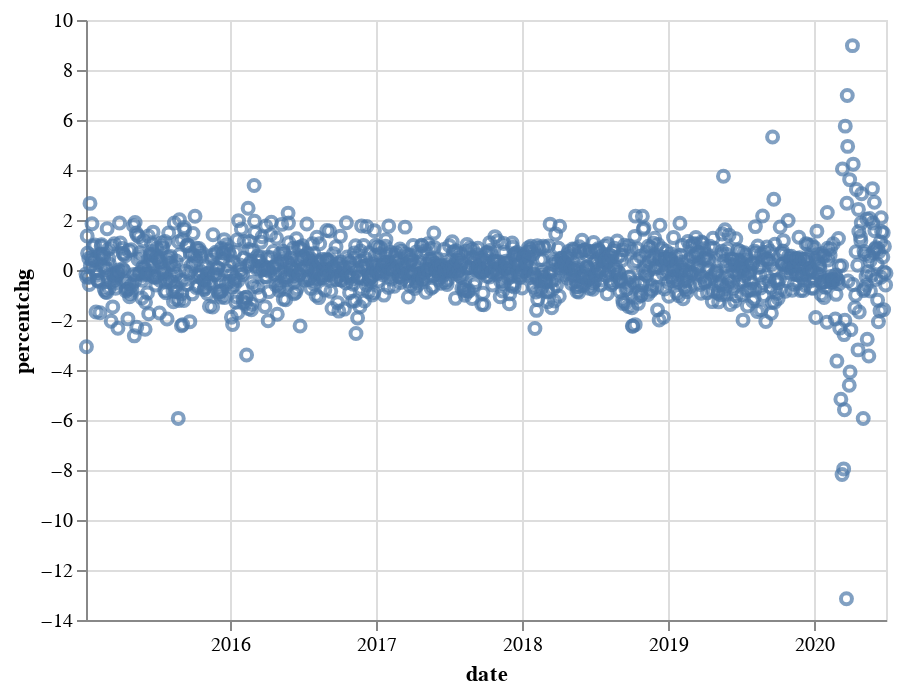

The code cell stored with this chart in its notebook:
### Code cell
alt.Chart(altdata_closepercentchg10).mark_point().encode(
    x='date',
    y='percentchg'
)

### Figure 1 — Vega-Lite specification as saved in the notebook (floating-point values rounded to 4 significant figures; data arrays with more than 128 entries replaced by an {"elided": "..."} marker saying what was removed)
{"config": {"view": {"continuousWidth": 400, "continuousHeight": 300}}, "data": {"name": "data-7427ade2d38668ebc7900f48ae92bfc2"}, "mark": "point", "encoding": {"x": {"field": "date", "type": "temporal"}, "y": {"field": "percentchg", "type": "quantitative"}}, "$schema": "https://vega.github.io/schema/vega-lite/v4.17.0.json", "datasets": {"data-7427ade2d38668ebc7900f48ae92bfc2": {"elided": "1345 records"}}}
